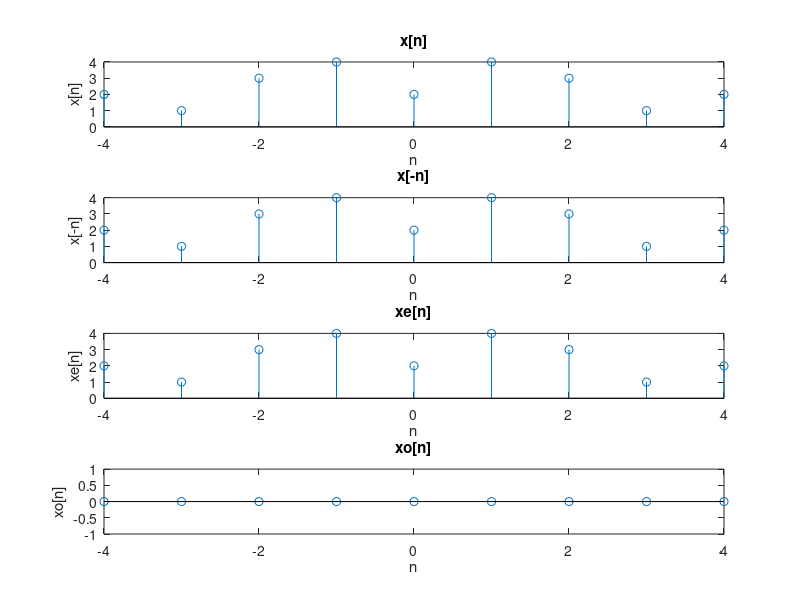

The MATLAB source for this figure: (Note: this script raises an error after producing the figure.)
clc;
clearvars *;
x = [2 1 3 4 2 4 3 1 2];
n = -4:1:4;

subplot(4,1,1);
stem(n, x);
xlabel('n');
ylabel('x[n]');
title('x[n]');

subplot(4,1,2);
stem(n, x);
xlabel('n');
ylabel('x[-n]');
title('x[-n]');

subplot(4,1,3);
xe = (x + x)/ 2;
stem(n, xe);
xlabel('n');
ylabel('xe[n]');
title('xe[n]');

subplot(4,1,4);
xo = (x - x)/ 2;
stem(n, xo);
xlabel('n');
ylabel('xo[n]');
title('xo[n]');
sgtitle('InLab - Q4 - 22102109')